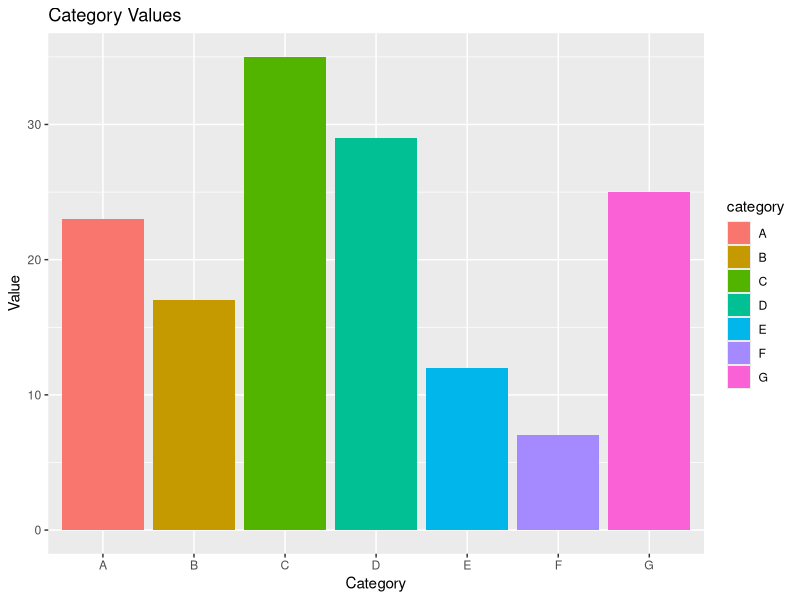
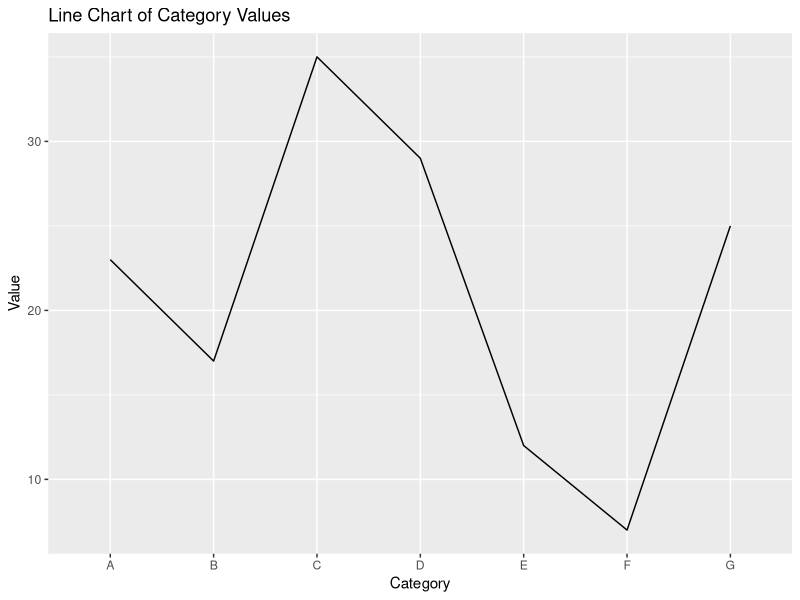

Write R code to recreate these figures, in order.
library(ggplot2)


data <- data.frame(category = c("A", "B", "C", "D", "E", "F", "G"),
                   value = c(23, 17, 35, 29, 12, 7, 25))


ggplot(data, aes(x = category, y = value, fill = category)) +
  geom_bar(stat = "identity")+
  labs(title = "Category Values", x = "Category", y = "Value")

mean_value <- mean(data$value)
median_value <- median(data$value)


#Slim módosításai
low_value_data <- subset(data, value < mean_value)
print(low_value_data)


ggplot(data, aes(x = category, y = value)) +
  geom_line(group = 1) +
  labs(title = "Line Chart of Category Values", x = "Category", y = "Value")


above_mean <- sum(data$value > mean_value)
print(paste("Az átlag felett lévő kategóriák száma:", above_mean))
